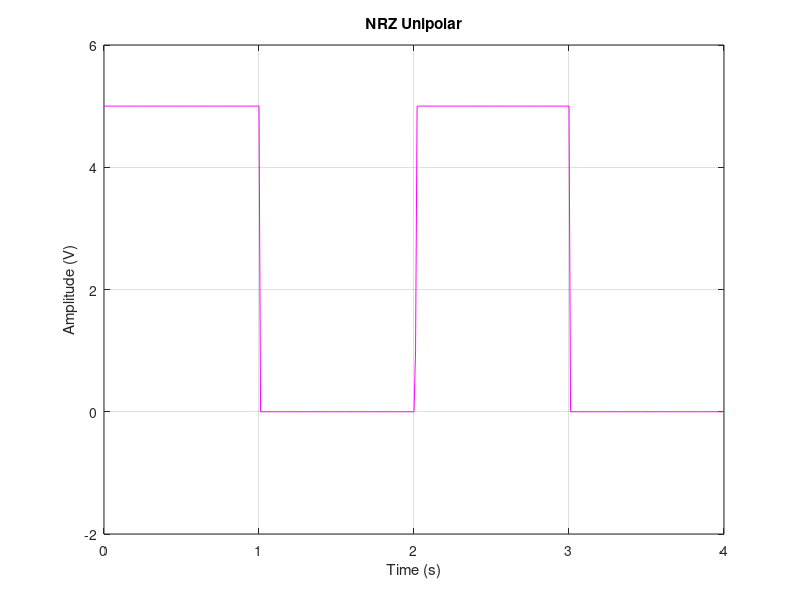

Write the MATLAB code that produced this figure.
% refresh all first
clc;
clear all;
close all;

%start
n = [1 0 1 0];%bianry input sequence
%NRZ pulse shaping
i = 1; %dividing into 1 unit each
t = 0 : 0.01 : length(n);
for j = 1 : length(t)
    if t(j) <= i % each values of time
        y(j) = 5 * n(i); % setting amplitudes
   
    else
        i = i + 1;
        y(j) = n(i); 
    end
end
plot(t,y, 'm'); grid on;
xlabel('Time (s)');
ylabel('Amplitude (V)');
title('NRZ Unipolar');
axis([0 length(n) -2 6]); %to extend the view of axis